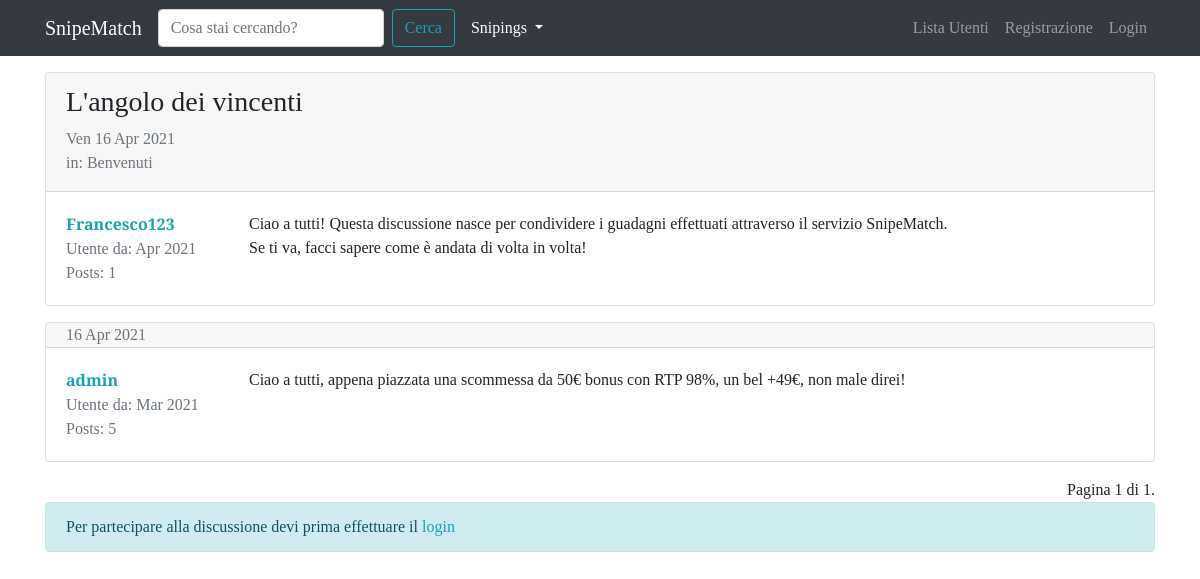
The page /forum/discussione/12 on the database its author committed.
### forum/models.py (models this page shows, shortened)
class Discussione(models.Model):
    titolo = models.CharField(max_length=120)
    data_creazione = models.DateTimeField(auto_now_add=True)   #auto_now_add setta la adata quando è creata la discussione
    autore_discussione = models.ForeignKey(User, on_delete=models.CASCADE, related_name="discussioni")  #col related accedo facilmente alle discussioni create da un utente
    sezione_appartenenza = models.ForeignKey(Sezione, on_delete=models.CASCADE)
    class Meta:
        verbose_name = "Discussione"
        verbose_name_plural = "Discussioni"

class Post(models.Model):
    autore_post = models.ForeignKey(User, on_delete=models.CASCADE, related_name="posts")
    contenuto = models.TextField()
    data_creazione = models.DateTimeField(auto_now_add=True)   #auto_now_add setta la adata quando è creata la discussione
    discussione = models.ForeignKey(Discussione, on_delete=models.CASCADE)
    class Meta:
        verbose_name = "Post"
        verbose_name_plural = "Posts"

class Sezione(models.Model):
    nome_sezione = models.CharField(max_length=80)
    descrizione = models.CharField(max_length=150, blank=True, null=True)   #blank: può non essere presente il campo; null: ouò essere null
    logo_sezione = models.ImageField(blank=True, null=True)
    def __str__(self):
        return self.nome_sezione
    class Meta:
        verbose_name = "Sezione"
        verbose_name_plural = "Sezioni"

### forum/views.py (the view)
# urls.py: path('discussione/<int:pk>', views.visualizza_discussione, name="visualizza_discussione"),
def visualizza_discussione(request, pk):
    discussione = get_object_or_404(Discussione, pk=pk)
    posts_discussione = Post.objects.filter(discussione=discussione) #mi prendo tutti i post di quella discussione
    paginator = Paginator(posts_discussione, 5) #voglio far vedere 5 post a pagina
    page = request.GET.get("pagina")
    posts = paginator.get_page(page)
    form_risposta = PostModelForm()
    context = {"discussione": discussione,
        "posts_discussione": posts, #passo posts che è quello paginato
        "form_risposta": form_risposta} #ci metto anche il form di risposta
    return render(request, "forum/singola_discussione.html", context)

### forum/forms.py
class PostModelForm(forms.ModelForm):
    class Meta:
        model = Post
        fields = ["contenuto"]
        widgets = {
            "contenuto": forms.Textarea(attrs={'rows': '5'})  #voglio una textarea di 5 righe, sennò sembra troppoo grossa
        }
        labels = {
            "contenuto": "Messaggio"
        }

### forum/templates/forum/singola_discussione.html (shortened to what this page needs)
{% extends 'base.html' %}
{% load crispy_forms_tags %}
{% block content %}
    {% for post in posts_discussione %}
        <div class="card my-3">
            {% if forloop.first and not "pagina" in request.get_full_path %}
                <div class="card-header pb-0">
                    <h3>{{ discussione.titolo }}</h3>
                    <p class="text-muted">{{ discussione.data_creazione|date:"D d M Y" }}
                    <br>in: {{ discussione.sezione_appartenenza }}</p>
                </div>
            {% else %}
                <div class="card-header py-0">
                    <p class="text-muted mb-0">
                        {{ post.data_creazione|date:"d M Y" }}
                    </p>
                </div>
            {% endif %}
            <div class="card-body">
                <div class="row">
                    <div class="col-xl-2 col-4">
                        <p class="mb-0"><a href="{% url 'user_profile' username=post.autore_post.username %}"><strong>{{ post.autore_post }}</strong></a></p>
                        <p class="text-muted mb-0">Utente da: {{ post.autore_post.date_joined|date:"M Y" }}</p>
                        <p class="text-muted mb-0">Posts: {{ post.autore_post.posts.count }}</p>
                    </div>
                    <div class="col-x{{ post.autore_post }}l-10 col-8">
                        <p class="my-0">{{ post.contenuto|linebreaks }}</p>
                    </div>
                </div>
            </div>
        </div>
    {% endfor %}
    <div class="text-right">
        <span class="step-links">
            <span class="current">
                Pagina {{ posts_discussione.number }} di {{ posts_discussione.paginator.num_pages }}.
            </span>
        </span>
    </div>
    {% if request.user.is_authenticated %}
        {% include 'forum/form_risposta.html' %}
    {% else %}
        <div class="alert alert-info" role="alert">
            Per partecipare alla discussione devi prima effettuare il <a href="{% url 'login' %}?next={{ request.get_full_path }}">login</a>
        </div>
    {% endif %}
{% endblock content %}

### static-storage/css/agora.css (style rules this page uses)
body { font-family: 'Slabo 27px', serif; }
a, a:hover { color: #17a2b8; }

### rows shown on the page
Post: autore_post "Francesco123", autore_post.date_joined "Apr 2021", autore_post.posts.count "1", contenuto "Ciao a tutti! Questa discussione nasce per condividere i guadagni effettuati attraverso il servizio SnipeMatch. Se ti va, facci sapere come è andata di volta in volta!"
Discussione: titolo "L'angolo dei vincenti", data_creazione "Ven 16 Apr 2021", sezione_appartenenza "Benvenuti"
Post: data_creazione "16 Apr 2021", autore_post "admin", autore_post.date_joined "Mar 2021", autore_post.posts.count "5", contenuto "Ciao a tutti, appena piazzata una scommessa da 50€ bonus con RTP 98%, un bel +49€, non male direi!"

### other values the page prints
{{ posts_discussione.number }} "1"
{{ posts_discussione.paginator.num_pages }} "1"
